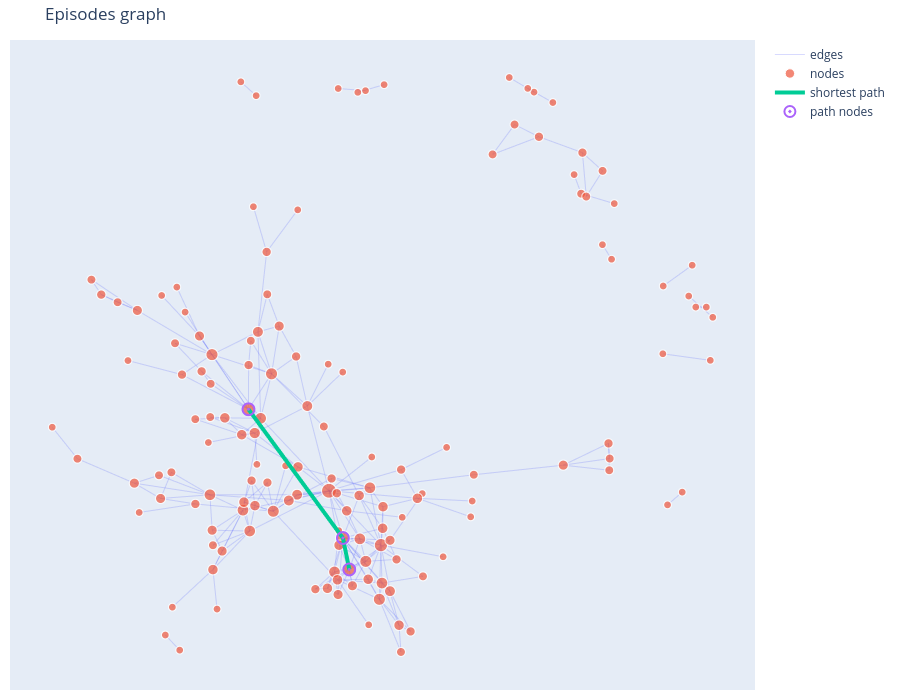

Write notebook code for a chart like this one.
### Markdown cell above
- Better visualisation

### Code cell
from utils.graph import plot_graph_plotly

plot_graph_plotly(G, path_nodes=path, title="Episodes graph")

### Figure 1 — Plotly figure (JSON) as saved in the notebook; plotly's stock layout.template omitted (floating-point values rounded to 4 significant figures; data arrays with more than 128 entries replaced by an {"elided": "..."} marker saying what was removed)
{"data": [{"hoverinfo": "skip", "line": {"width": 1}, "mode": "lines", "name": "edges", "opacity": 0.25, "type": "scattergl", "x": {"elided": "738 float values"}, "y": {"elided": "738 float values"}}, {"hovertemplate": "%{text}<extra></extra>", "marker": {"size": {"elided": "142 float values"}}, "mode": "markers", "name": "nodes", "text": {"elided": "142 str values"}, "type": "scattergl", "x": {"elided": "142 float values"}, "y": {"elided": "142 float values"}}, {"line": {"width": 4}, "mode": "lines", "name": "shortest path", "type": "scattergl", "x": [-0.2827, -0.02176, null, -0.02176, -0.004096, null], "y": [0.01035, -0.3646, null, -0.3646, -0.4563, null]}, {"hovertemplate": "%{text}<extra>path</extra>", "marker": {"line": {"width": 2}, "size": 11, "symbol": "circle-open-dot"}, "mode": "markers", "name": "path nodes", "text": ["Digital and Innovation in Manufacturing with Dr Nick Wright", "Episode 29: Alexander Portz joins us to talk growth investing in the UK and abroad", "Bonus Episode: Mailbag Extra!"], "type": "scattergl", "x": [-0.2827, -0.02176, -0.004096], "y": [0.01035, -0.3646, -0.4563]}], "layout": {"dragmode": "pan", "height": 700, "margin": {"b": 10, "l": 10, "r": 10, "t": 40}, "showlegend": true, "title": {"text": "Episodes graph"}, "width": 900, "xaxis": {"visible": false}, "yaxis": {"visible": false}}}
